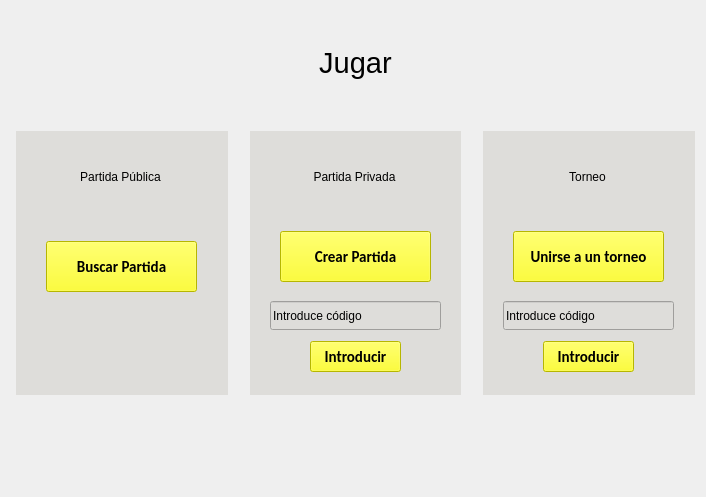
<?xml version="1.0" encoding="UTF-8"?>
<ui version="4.0">
 <class>menu_buscar_partida</class>
 <widget class="QWidget" name="menu_buscar_partida">
  <property name="geometry">
   <rect>
    <x>0</x>
    <y>0</y>
    <width>706</width>
    <height>497</height>
   </rect>
  </property>
  <property name="minimumSize">
   <size>
    <width>706</width>
    <height>497</height>
   </size>
  </property>
  <property name="maximumSize">
   <size>
    <width>706</width>
    <height>497</height>
   </size>
  </property>
  <widget class="QLabel" name="label">
   <property name="geometry">
    <rect>
     <x>0</x>
     <y>0</y>
     <width>706</width>
     <height>497</height>
    </rect>
   </property>
   <property name="text">
    <string/>
   </property>
   <property name="pixmap">
    <pixmap>../Imagenes/Tapete_verde.jpg</pixmap>
   </property>
  </widget>
  <widget class="QWidget" name="horizontalLayoutWidget">
   <property name="geometry">
    <rect>
     <x>0</x>
     <y>0</y>
     <width>711</width>
     <height>501</height>
    </rect>
   </property>
   <layout class="QHBoxLayout" name="horizontalLayout">
    <item>
     <widget class="QLabel" name="label_14">
      <property name="maximumSize">
       <size>
        <width>10</width>
        <height>100</height>
       </size>
      </property>
      <property name="text">
       <string/>
      </property>
     </widget>
    </item>
    <item>
     <layout class="QVBoxLayout" name="verticalLayout">
      <item>
       <widget class="QLabel" name="label_5">
        <property name="maximumSize">
         <size>
          <width>231</width>
          <height>125</height>
         </size>
        </property>
        <property name="font">
         <font>
          <pointsize>22</pointsize>
         </font>
        </property>
        <property name="cursor">
         <cursorShape>ArrowCursor</cursorShape>
        </property>
        <property name="text">
         <string/>
        </property>
        <property name="alignment">
         <set>Qt::AlignCenter</set>
        </property>
       </widget>
      </item>
      <item>
       <widget class="QWidget" name="widget" native="true">
        <property name="maximumSize">
         <size>
          <width>231</width>
          <height>360</height>
         </size>
        </property>
        <property name="styleSheet">
         <string notr="true">background-color: rgb(222, 221, 218);
border-color: rgb(0, 0, 0);</string>
        </property>
        <widget class="QLabel" name="label_6">
         <property name="geometry">
          <rect>
           <x>0</x>
           <y>0</y>
           <width>209</width>
           <height>91</height>
          </rect>
         </property>
         <property name="text">
          <string>Partida Pública</string>
         </property>
         <property name="alignment">
          <set>Qt::AlignCenter</set>
         </property>
        </widget>
        <widget class="QPushButton" name="boton_confirmar_registro">
         <property name="geometry">
          <rect>
           <x>30</x>
           <y>110</y>
           <width>151</width>
           <height>51</height>
          </rect>
         </property>
         <property name="font">
          <font>
           <family>Calibri</family>
           <pointsize>11</pointsize>
           <weight>75</weight>
           <bold>true</bold>
          </font>
         </property>
         <property name="styleSheet">
          <string notr="true">background-color: rgb(255, 255, 0);</string>
         </property>
         <property name="text">
          <string>Buscar Partida</string>
         </property>
        </widget>
       </widget>
      </item>
      <item>
       <widget class="QLabel" name="label_7">
        <property name="maximumSize">
         <size>
          <width>16777215</width>
          <height>100</height>
         </size>
        </property>
        <property name="text">
         <string/>
        </property>
       </widget>
      </item>
     </layout>
    </item>
    <item>
     <widget class="QLabel" name="label_11">
      <property name="maximumSize">
       <size>
        <width>10</width>
        <height>100</height>
       </size>
      </property>
      <property name="text">
       <string/>
      </property>
     </widget>
    </item>
    <item>
     <layout class="QVBoxLayout" name="verticalLayout_4">
      <item>
       <widget class="QLabel" name="label_2">
        <property name="maximumSize">
         <size>
          <width>231</width>
          <height>125</height>
         </size>
        </property>
        <property name="font">
         <font>
          <pointsize>22</pointsize>
         </font>
        </property>
        <property name="cursor">
         <cursorShape>ArrowCursor</cursorShape>
        </property>
        <property name="text">
         <string>Jugar</string>
        </property>
        <property name="alignment">
         <set>Qt::AlignCenter</set>
        </property>
       </widget>
      </item>
      <item>
       <widget class="QWidget" name="widget_2" native="true">
        <property name="maximumSize">
         <size>
          <width>231</width>
          <height>360</height>
         </size>
        </property>
        <property name="styleSheet">
         <string notr="true">background-color: rgb(222, 221, 218);
border-color: rgb(0, 0, 0);</string>
        </property>
        <widget class="QLabel" name="label_17">
         <property name="geometry">
          <rect>
           <x>0</x>
           <y>0</y>
           <width>209</width>
           <height>91</height>
          </rect>
         </property>
         <property name="text">
          <string>Partida Privada</string>
         </property>
         <property name="alignment">
          <set>Qt::AlignCenter</set>
         </property>
        </widget>
        <widget class="QPushButton" name="boton_confirmar_registro_3">
         <property name="geometry">
          <rect>
           <x>30</x>
           <y>100</y>
           <width>151</width>
           <height>51</height>
          </rect>
         </property>
         <property name="font">
          <font>
           <family>Calibri</family>
           <pointsize>11</pointsize>
           <weight>75</weight>
           <bold>true</bold>
          </font>
         </property>
         <property name="styleSheet">
          <string notr="true">background-color: rgb(255, 255, 0);</string>
         </property>
         <property name="text">
          <string>Crear Partida</string>
         </property>
        </widget>
        <widget class="QPushButton" name="boton_confirmar_registro_4">
         <property name="geometry">
          <rect>
           <x>60</x>
           <y>210</y>
           <width>91</width>
           <height>31</height>
          </rect>
         </property>
         <property name="font">
          <font>
           <family>Calibri</family>
           <pointsize>11</pointsize>
           <weight>75</weight>
           <bold>true</bold>
          </font>
         </property>
         <property name="styleSheet">
          <string notr="true">background-color: rgb(255, 255, 0);</string>
         </property>
         <property name="text">
          <string>Introducir</string>
         </property>
        </widget>
        <widget class="QLineEdit" name="text_nombre_real">
         <property name="geometry">
          <rect>
           <x>20</x>
           <y>170</y>
           <width>171</width>
           <height>29</height>
          </rect>
         </property>
         <property name="text">
          <string>Introduce código</string>
         </property>
        </widget>
       </widget>
      </item>
      <item>
       <widget class="QLabel" name="label_16">
        <property name="maximumSize">
         <size>
          <width>16777215</width>
          <height>100</height>
         </size>
        </property>
        <property name="text">
         <string/>
        </property>
       </widget>
      </item>
     </layout>
    </item>
    <item>
     <widget class="QLabel" name="label_12">
      <property name="maximumSize">
       <size>
        <width>10</width>
        <height>100</height>
       </size>
      </property>
      <property name="text">
       <string/>
      </property>
     </widget>
    </item>
    <item>
     <layout class="QVBoxLayout" name="verticalLayout_3">
      <item>
       <widget class="QLabel" name="label_9">
        <property name="maximumSize">
         <size>
          <width>231</width>
          <height>125</height>
         </size>
        </property>
        <property name="font">
         <font>
          <pointsize>22</pointsize>
         </font>
        </property>
        <property name="cursor">
         <cursorShape>ArrowCursor</cursorShape>
        </property>
        <property name="text">
         <string/>
        </property>
        <property name="alignment">
         <set>Qt::AlignCenter</set>
        </property>
       </widget>
      </item>
      <item>
       <widget class="QWidget" name="widget_3" native="true">
        <property name="maximumSize">
         <size>
          <width>231</width>
          <height>360</height>
         </size>
        </property>
        <property name="styleSheet">
         <string notr="true">background-color: rgb(222, 221, 218);
border-color: rgb(0, 0, 0);</string>
        </property>
        <widget class="QLabel" name="label_18">
         <property name="geometry">
          <rect>
           <x>0</x>
           <y>0</y>
           <width>209</width>
           <height>91</height>
          </rect>
         </property>
         <property name="text">
          <string>Torneo</string>
         </property>
         <property name="alignment">
          <set>Qt::AlignCenter</set>
         </property>
        </widget>
        <widget class="QPushButton" name="boton_confirmar_registro_5">
         <property name="geometry">
          <rect>
           <x>30</x>
           <y>100</y>
           <width>151</width>
           <height>51</height>
          </rect>
         </property>
         <property name="font">
          <font>
           <family>Calibri</family>
           <pointsize>11</pointsize>
           <weight>75</weight>
           <bold>true</bold>
          </font>
         </property>
         <property name="styleSheet">
          <string notr="true">background-color: rgb(255, 255, 0);</string>
         </property>
         <property name="text">
          <string>Unirse a un torneo</string>
         </property>
        </widget>
        <widget class="QPushButton" name="boton_confirmar_registro_6">
         <property name="geometry">
          <rect>
           <x>60</x>
           <y>210</y>
           <width>91</width>
           <height>31</height>
          </rect>
         </property>
         <property name="font">
          <font>
           <family>Calibri</family>
           <pointsize>11</pointsize>
           <weight>75</weight>
           <bold>true</bold>
          </font>
         </property>
         <property name="styleSheet">
          <string notr="true">background-color: rgb(255, 255, 0);</string>
         </property>
         <property name="text">
          <string>Introducir</string>
         </property>
        </widget>
        <widget class="QLineEdit" name="text_nombre_real_2">
         <property name="geometry">
          <rect>
           <x>20</x>
           <y>170</y>
           <width>171</width>
           <height>29</height>
          </rect>
         </property>
         <property name="text">
          <string>Introduce código</string>
         </property>
        </widget>
       </widget>
      </item>
      <item>
       <widget class="QLabel" name="label_10">
        <property name="maximumSize">
         <size>
          <width>16777215</width>
          <height>100</height>
         </size>
        </property>
        <property name="text">
         <string/>
        </property>
       </widget>
      </item>
     </layout>
    </item>
    <item>
     <widget class="QLabel" name="label_15">
      <property name="maximumSize">
       <size>
        <width>10</width>
        <height>100</height>
       </size>
      </property>
      <property name="text">
       <string/>
      </property>
     </widget>
    </item>
   </layout>
  </widget>
 </widget>
 <resources/>
 <connections/>
</ui>
